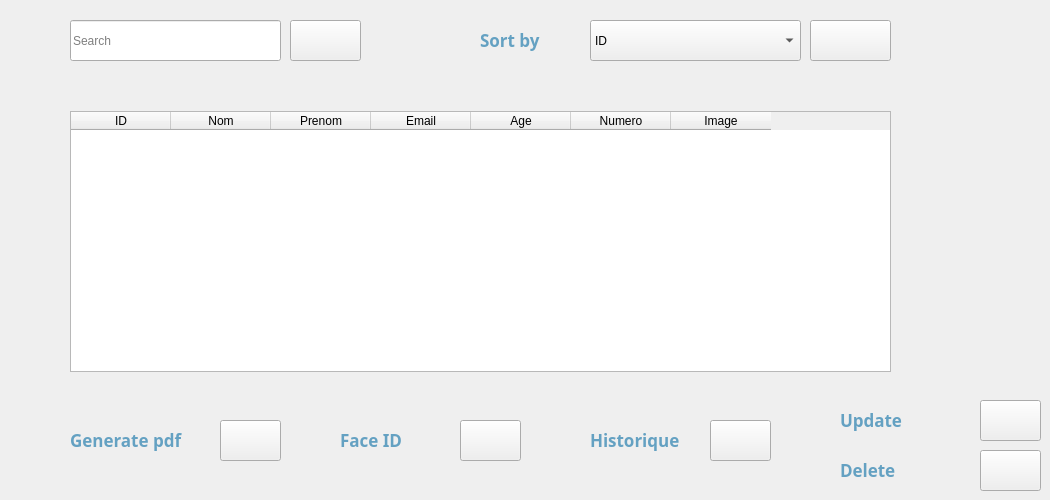
           <widget class="QWidget" name="border2">
            <widget class="QLineEdit" name="ahmed_search_course">
             <property name="geometry">
              <rect>
               <x>70</x>
               <y>20</y>
               <width>211</width>
               <height>41</height>
              </rect>
             </property>
             <property name="placeholderText">
              <string>Search</string>
             </property>
            </widget>
            <widget class="QPushButton" name="ahmed_search_button">
             <property name="geometry">
              <rect>
               <x>290</x>
               <y>20</y>
               <width>71</width>
               <height>41</height>
              </rect>
             </property>
             <property name="text">
              <string/>
             </property>
             <property name="icon">
              <iconset resource="resource.qrc">
               <normaloff>:/icon/icon/search_5807787.png</normaloff>:/icon/icon/search_5807787.png</iconset>
             </property>
             <property name="iconSize">
              <size>
               <width>30</width>
               <height>30</height>
              </size>
             </property>
             <property name="flat">
              <bool>false</bool>
             </property>
            </widget>
            <widget class="QLabel" name="ahmed_course_name_7">
             <property name="geometry">
              <rect>
               <x>480</x>
               <y>20</y>
               <width>131</width>
               <height>41</height>
              </rect>
             </property>
             <property name="font">
              <font>
               <family>Nirmala UI Semilight</family>
               <pointsize>13</pointsize>
               <weight>75</weight>
               <bold>true</bold>
              </font>
             </property>
             <property name="styleSheet">
              <string notr="true">color:rgb(100, 161, 194)</string>
             </property>
             <property name="text">
              <string>Sort by</string>
             </property>
             <property name="textFormat">
              <enum>Qt::RichText</enum>
             </property>
             <property name="scaledContents">
              <bool>false</bool>
             </property>
            </widget>
            <widget class="QPushButton" name="ahmed_sort_button">
             <property name="geometry">
              <rect>
               <x>810</x>
               <y>20</y>
               <width>81</width>
               <height>41</height>
              </rect>
             </property>
             <property name="text">
              <string/>
             </property>
             <property name="icon">
              <iconset resource="resource.qrc">
               <normaloff>:/icon/icon/setting_6874449.png</normaloff>:/icon/icon/setting_6874449.png</iconset>
             </property>
             <property name="iconSize">
              <size>
               <width>30</width>
               <height>30</height>
              </size>
             </property>
            </widget>
            <widget class="QLabel" name="ahmed_course_name_8">
             <property name="geometry">
              <rect>
               <x>70</x>
               <y>420</y>
               <width>141</width>
               <height>41</height>
              </rect>
             </property>
             <property name="font">
              <font>
               <family>Nirmala UI Semilight</family>
               <pointsize>13</pointsize>
               <weight>75</weight>
               <bold>true</bold>
              </font>
             </property>
             <property name="styleSheet">
              <string notr="true">color:rgb(100, 161, 194)</string>
             </property>
             <property name="text">
              <string>Generate pdf</string>
             </property>
             <property name="textFormat">
              <enum>Qt::RichText</enum>
             </property>
             <property name="scaledContents">
              <bool>false</bool>
             </property>
            </widget>
            <widget class="QPushButton" name="ahmed_generate_pdf">
             <property name="geometry">
              <rect>
               <x>220</x>
               <y>420</y>
               <width>61</width>
               <height>41</height>
              </rect>
             </property>
             <property name="text">
              <string/>
             </property>
             <property name="icon">
              <iconset resource="resource.qrc">
               <normaloff>:/icon/icon/pdf_8304568.png</normaloff>:/icon/icon/pdf_8304568.png</iconset>
             </property>
             <property name="iconSize">
              <size>
               <width>40</width>
               <height>40</height>
              </size>
             </property>
             <property name="flat">
              <bool>false</bool>
             </property>
            </widget>
            <widget class="QLabel" name="ahmed_course_name_9">
             <property name="geometry">
              <rect>
               <x>340</x>
               <y>420</y>
               <width>161</width>
               <height>41</height>
              </rect>
             </property>
             <property name="font">
              <font>
               <family>Nirmala UI Semilight</family>
               <pointsize>13</pointsize>
               <weight>75</weight>
               <bold>true</bold>
              </font>
             </property>
             <property name="styleSheet">
              <string notr="true">color:rgb(100, 161, 194)</string>
             </property>
             <property name="text">
              <string>Face ID</string>
             </property>
             <property name="textFormat">
              <enum>Qt::RichText</enum>
             </property>
             <property name="scaledContents">
              <bool>false</bool>
             </property>
            </widget>
            <widget class="QPushButton" name="ahmed_face_id_button">
             <property name="geometry">
              <rect>
               <x>460</x>
               <y>420</y>
               <width>61</width>
               <height>41</height>
              </rect>
             </property>
             <property name="text">
              <string/>
             </property>
             <property name="icon">
              <iconset resource="resource.qrc">
               <normaloff>:/icon/icon/search-13-48.ico</normaloff>:/icon/icon/search-13-48.ico</iconset>
             </property>
             <property name="iconSize">
              <size>
               <width>40</width>
               <height>40</height>
              </size>
             </property>
             <property name="flat">
              <bool>false</bool>
             </property>
            </widget>
            <widget class="QLabel" name="ahmed_course_name_10">
             <property name="geometry">
              <rect>
               <x>840</x>
               <y>400</y>
               <width>131</width>
               <height>41</height>
              </rect>
             </property>
             <property name="font">
              <font>
               <family>Nirmala UI Semilight</family>
               <pointsize>13</pointsize>
               <weight>75</weight>
               <bold>true</bold>
              </font>
             </property>
             <property name="styleSheet">
              <string notr="true">color:rgb(100, 161, 194)</string>
             </property>
             <property name="text">
              <string>Update</string>
             </property>
             <property name="textFormat">
              <enum>Qt::RichText</enum>
             </property>
             <property name="scaledContents">
              <bool>false</bool>
             </property>
            </widget>
            <widget class="QPushButton" name="ahmed_update_button">
             <property name="geometry">
              <rect>
               <x>980</x>
               <y>400</y>
               <width>61</width>
               <height>41</height>
              </rect>
             </property>
             <property name="text">
              <string/>
             </property>
             <property name="icon">
              <iconset resource="resource.qrc">
               <normaloff>:/icon/icon/replay_2475690.png</normaloff>:/icon/icon/replay_2475690.png</iconset>
             </property>
             <property name="iconSize">
              <size>
               <width>40</width>
               <height>40</height>
              </size>
             </property>
             <property name="flat">
              <bool>false</bool>
             </property>
            </widget>
            <widget class="QLabel" name="ahmed_course_name_11">
             <property name="geometry">
              <rect>
               <x>840</x>
               <y>450</y>
               <width>131</width>
               <height>41</height>
              </rect>
             </property>
             <property name="font">
              <font>
               <family>Nirmala UI Semilight</family>
               <pointsize>13</pointsize>
               <weight>75</weight>
               <bold>true</bold>
              </font>
             </property>
             <property name="styleSheet">
              <string notr="true">color:rgb(100, 161, 194)</string>
             </property>
             <property name="text">
              <string>Delete</string>
             </property>
             <property name="textFormat">
              <enum>Qt::RichText</enum>
             </property>
             <property name="scaledContents">
              <bool>false</bool>
             </property>
            </widget>
            <widget class="QPushButton" name="ahmed_delete_button">
             <property name="geometry">
              <rect>
               <x>980</x>
               <y>450</y>
               <width>61</width>
               <height>41</height>
              </rect>
             </property>
             <property name="text">
              <string/>
             </property>
             <property name="icon">
              <iconset resource="resource.qrc">
               <normaloff>:/icon/icon/delete_3983957.png</normaloff>:/icon/icon/delete_3983957.png</iconset>
             </property>
             <property name="iconSize">
              <size>
               <width>40</width>
               <height>40</height>
              </size>
             </property>
             <property name="flat">
              <bool>false</bool>
             </property>
            </widget>
            <widget class="QTableWidget" name="ahmed_tableau_historique">
             <property name="geometry">
              <rect>
               <x>70</x>
               <y>111</y>
               <width>821</width>
               <height>261</height>
              </rect>
             </property>
             <column>
              <property name="text">
               <string>ID</string>
              </property>
              <property name="background">
               <color>
                <red>100</red>
                <green>161</green>
                <blue>194</blue>
               </color>
              </property>
             </column>
             <column>
              <property name="text">
               <string>Nom</string>
              </property>
             </column>
             <column>
              <property name="text">
               <string>Prenom</string>
              </property>
             </column>
             <column>
              <property name="text">
               <string>Email</string>
              </property>
             </column>
             <column>
              <property name="text">
               <string>Age</string>
              </property>
             </column>
             <column>
              <property name="text">
               <string>Numero</string>
              </property>
             </column>
             <column>
              <property name="text">
               <string>Image</string>
              </property>
             </column>
            </widget>
            <widget class="QComboBox" name="ahmed_sort_by">
             <property name="geometry">
              <rect>
               <x>590</x>
               <y>20</y>
               <width>211</width>
               <height>41</height>
              </rect>
             </property>
             <item>
              <property name="text">
               <string>ID</string>
              </property>
             </item>
             <item>
              <property name="text">
               <string>Nom</string>
              </property>
             </item>
             <item>
              <property name="text">
               <string>Age</string>
              </property>
             </item>
            </widget>
            <widget class="QLabel" name="ahmed_course_name_12">
             <property name="geometry">
              <rect>
               <x>590</x>
               <y>420</y>
               <width>161</width>
               <height>41</height>
              </rect>
             </property>
             <property name="font">
              <font>
               <family>Nirmala UI Semilight</family>
               <pointsize>13</pointsize>
               <weight>75</weight>
               <bold>true</bold>
              </font>
             </property>
             <property name="styleSheet">
              <string notr="true">color:rgb(100, 161, 194)</string>
             </property>
             <property name="text">
              <string>Historique</string>
             </property>
             <property name="textFormat">
              <enum>Qt::RichText</enum>
             </property>
             <property name="scaledContents">
              <bool>false</bool>
             </property>
            </widget>
            <widget class="QPushButton" name="ahmed_historique_button">
             <property name="geometry">
              <rect>
               <x>710</x>
               <y>420</y>
               <width>61</width>
               <height>41</height>
              </rect>
             </property>
             <property name="text">
              <string/>
             </property>
             <property name="icon">
              <iconset resource="resource.qrc">
               <normaloff>:/icon/icon/search-13-48.ico</normaloff>:/icon/icon/search-13-48.ico</iconset>
             </property>
             <property name="iconSize">
              <size>
               <width>40</width>
               <height>40</height>
              </size>
             </property>
             <property name="flat">
              <bool>false</bool>
             </property>
            </widget>
           </widget>
